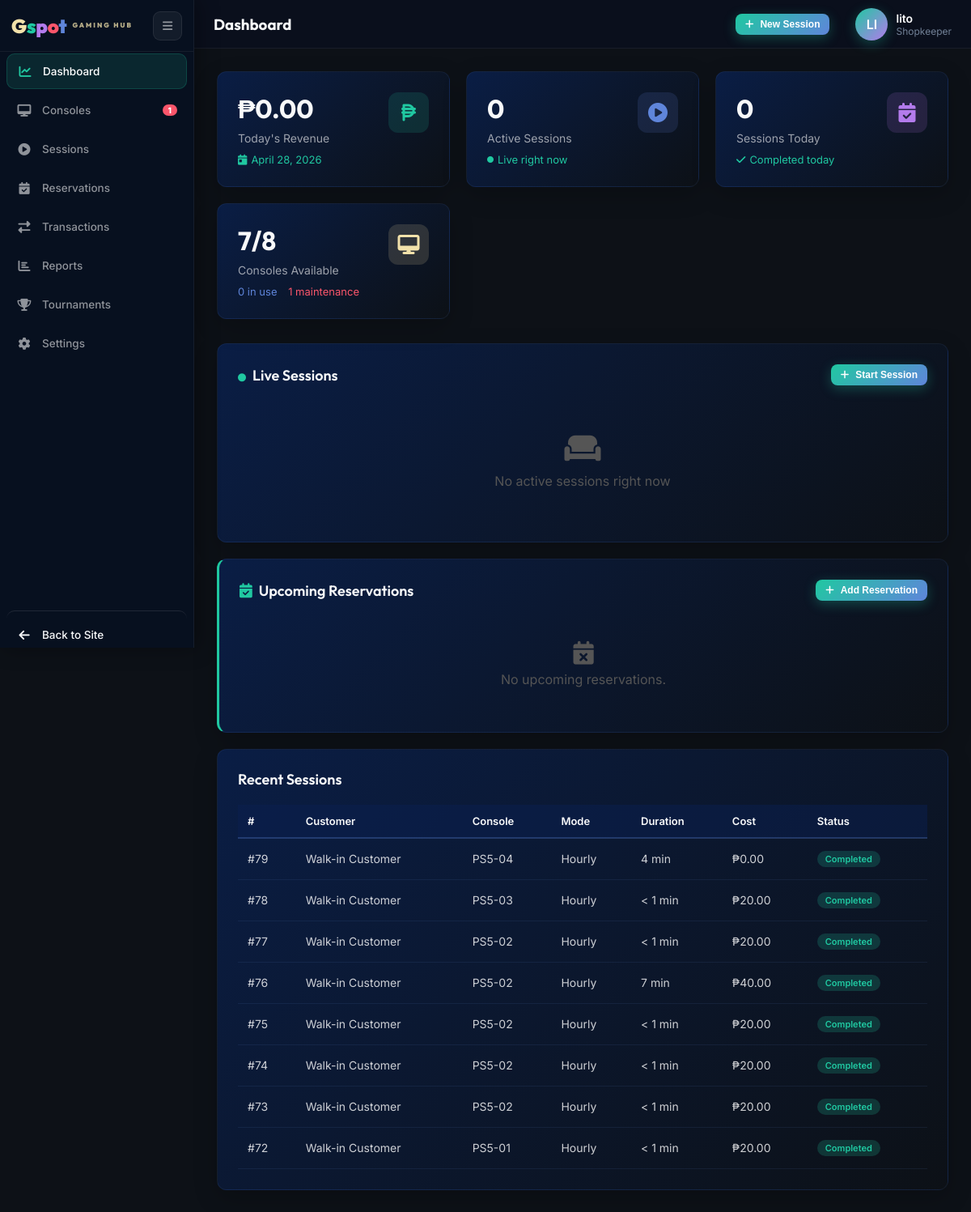
Before: /admin.php (signed in) with the older database file.
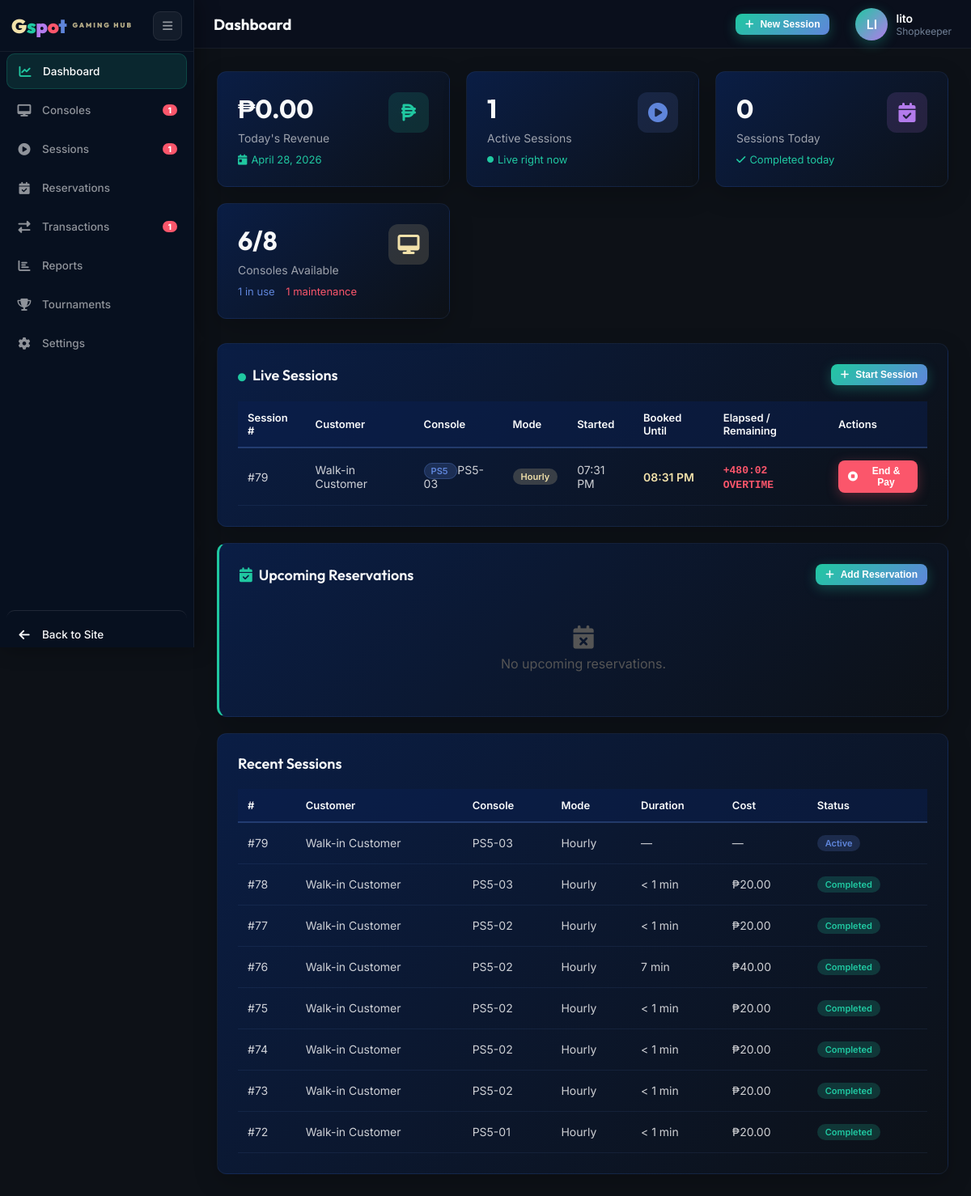
After: the same page with the newer database file.
### tables this page shows
CREATE TABLE `gaming_sessions` (
  `session_id` int(11) NOT NULL,
  `user_id` int(11) NOT NULL,
  `console_id` int(11) NOT NULL,
  `rental_mode` enum('hourly','open_time','unlimited') NOT NULL,
  `planned_minutes` int(11) DEFAULT NULL,
  `start_time` datetime NOT NULL DEFAULT current_timestamp(),
  `end_time` datetime DEFAULT NULL,
  `duration_minutes` int(11) DEFAULT NULL,
  `hourly_rate` decimal(10,2) NOT NULL DEFAULT 0.00,
  `total_cost` decimal(10,2) DEFAULT NULL,
  `status` enum('active','completed','cancelled') NOT NULL DEFAULT 'active',
  `payment_status` enum('paid','unpaid','partial') DEFAULT NULL,
  `created_by` int(11) NOT NULL,
  `created_at` datetime NOT NULL DEFAULT current_timestamp()
);

CREATE TABLE `users` (
  `user_id` int(11) NOT NULL,
  `email` varchar(100) NOT NULL,
  `password_hash` varchar(255) NOT NULL,
  `full_name` varchar(100) NOT NULL,
  `phone` varchar(20) DEFAULT NULL,
  `role` enum('customer','shopkeeper','owner','walkin') NOT NULL DEFAULT 'customer',
  `status` enum('active','inactive') NOT NULL DEFAULT 'active',
  `email_verified` tinyint(1) NOT NULL DEFAULT 0,
  `verification_token` varchar(64) DEFAULT NULL,
  `verification_expires` datetime DEFAULT NULL,
  `reset_token` varchar(64) DEFAULT NULL,
  `reset_expires` datetime DEFAULT NULL,
  `created_at` datetime NOT NULL DEFAULT current_timestamp(),
  `consecutive_cancellations` tinyint(3) UNSIGNED NOT NULL DEFAULT 0,
  `reservation_banned_until` datetime DEFAULT NULL
);

CREATE TABLE `consoles` (
  `console_id` int(11) NOT NULL,
  `console_name` varchar(50) NOT NULL,
  `console_type` enum('PS5','PS4','Xbox Series X') NOT NULL,
  `unit_number` varchar(10) NOT NULL,
  `status` enum('available','in_use','maintenance') NOT NULL DEFAULT 'available',
  `hourly_rate` decimal(10,2) NOT NULL DEFAULT 0.00,
  `created_at` datetime NOT NULL DEFAULT current_timestamp()
);

### includes/db_functions.php (called while the page is built, shortened)
<?php
require_once __DIR__ . '/db_config.php';
function getConsoles($status = null, $type = null) {
    global $conn;
    $sql = "SELECT * FROM consoles WHERE 1=1";
    $params = [];
    $types = "";
    if ($status) {
        $sql .= " AND status = ?";
        $params[] = $status;
        $types .= "s";
    }
    $sql .= " ORDER BY console_type, unit_number";
    $stmt = $conn->prepare($sql);
    if (!empty($params)) {
        $stmt->bind_param($types, ...$params);
    }
    $stmt->execute();
    return $stmt->get_result()->fetch_all(MYSQLI_ASSOC);
}
function getActiveSessions() {
    global $conn;
    $sql = "SELECT gs.*, u.full_name AS customer_name, c.console_name, c.console_type, c.unit_number,
                   COALESCE((SELECT SUM(t.amount) FROM transactions t WHERE t.session_id = gs.session_id AND t.amount > 0), 0) AS upfront_paid,
                   COALESCE((SELECT SUM(ABS(t.amount)) FROM transactions t WHERE t.session_id = gs.session_id AND t.amount < 0), 0) AS refunded_amount
            FROM gaming_sessions gs
            JOIN users u ON gs.user_id = u.user_id
            JOIN consoles c ON gs.console_id = c.console_id
            WHERE gs.status = 'active'
            ORDER BY gs.start_time DESC";
    $result = $conn->query($sql);
    return $result->fetch_all(MYSQLI_ASSOC);
}
?>

### admin.php (shortened to what the changed rows need)
<?php
require_once __DIR__ . '/includes/db_functions.php';
$activeSessions  = getActiveSessions();
$activeCount     = count($activeSessions);
$allConsoles = getConsoles();
$availableCount  = count(array_filter($allConsoles, fn($c) => $c['status'] === 'available'));
$inUseCount      = count(array_filter($allConsoles, fn($c) => $c['status'] === 'in_use'));
$maintenanceCount= count(array_filter($allConsoles, fn($c) => $c['status'] === 'maintenance'));
$stmt = $conn->prepare(
    "SELECT gs.*, u.full_name AS customer_name, c.console_name, c.unit_number, c.console_type,
            COALESCE((SELECT SUM(t.amount) FROM transactions t WHERE t.session_id = gs.session_id AND t.amount > 0), 0) AS upfront_paid,
            COALESCE((SELECT SUM(ABS(t.amount)) FROM transactions t WHERE t.session_id = gs.session_id AND t.amount < 0), 0) AS refunded_amount
     FROM gaming_sessions gs
     JOIN users u ON gs.user_id = u.user_id
     JOIN consoles c ON gs.console_id = c.console_id
     ORDER BY
         CASE WHEN gs.status = 'active' THEN 0 ELSE 1 END ASC,
         CASE
             WHEN gs.status = 'active' AND gs.planned_minutes IS NOT NULL
                 THEN DATE_ADD(gs.start_time, INTERVAL gs.planned_minutes MINUTE)
             WHEN gs.status = 'active'
                 THEN DATE_ADD(gs.start_time, INTERVAL 9999 MINUTE)
             ELSE NULL
         END ASC,
         gs.created_at DESC
     LIMIT 50"
);
$stmt->execute();
$recentSessions = $stmt->get_result()->fetch_all(MYSQLI_ASSOC);
$pendingSessions = [];
foreach ($recentSessions as $sess) {
    $paidSoFar      = (float)($sess['upfront_paid']    ?? 0);
    $refundedAmount = (float)($sess['refunded_amount'] ?? 0);
    if ($sess['status'] === 'active' && $paidSoFar > 0) {
        $sess['paid_so_far'] = $paidSoFar;
        $pendingSessions[] = $sess;
    } elseif ($sess['status'] === 'completed'
        && $sess['total_cost'] > 0
        && $refundedAmount == 0
        && $paidSoFar > 0
        && $paidSoFar < (float)$sess['total_cost']
    ) {
        $sess['paid_so_far'] = $paidSoFar;
        $pendingSessions[] = $sess;
    }
}
?>
<!DOCTYPE html>
<html lang="en">
<head>
    <link href="assets/fonts/inter/inter.css" rel="stylesheet">
    <link href="assets/fonts/outfit/outfit.css" rel="stylesheet">
    <link rel="stylesheet" href="assets/libs/fontawesome/css/all.min.css">
    <link rel="stylesheet" href="assets/css/style.css">
    <link rel="stylesheet" href="assets/css/admin.css?v=<?= time() ?>">
</head>
<body>
<div class="sidebar" id="sidebar">
    <?php $navBadge = 'style="background:#fb566b;color:#fff;font-size:10px;font-weight:800;padding:1px 7px;border-radius:10px;margin-left:auto;min-width:18px;text-align:center;"'; ?>
    <div class="nav-item" data-tooltip="Sessions" onclick="showPage('sessions', this)">
        <i class="fas fa-play-circle"></i><span>Sessions</span>
        <?php if ($activeCount > 0): ?>
        <span <?= $navBadge ?>><?= $activeCount ?></span>
        <?php endif; ?>
    </div>
    <div class="nav-item" data-tooltip="Transactions" onclick="showPage('transactions', this)">
        <i class="fas fa-exchange-alt"></i><span>Transactions</span>
        <?php if (count($pendingSessions) > 0): ?>
        <span <?= $navBadge ?>><?= count($pendingSessions) ?></span>
        <?php endif; ?>
    </div>
</div>
<div class="main-content">
<?php include __DIR__ . '/admin_sections/dashboard.php'; ?>
</div>
</body>
</html>

### admin_sections/dashboard.php (shortened to what the changed rows need)
<div class="page active" id="dashboard">
    <div class="stats-grid">
        <div class="stat-card">
            <div class="stat-card-header">
                <div>
                    <div class="stat-value"><?= $activeCount ?></div>
                    <div class="stat-label">Active Sessions</div>
                </div>
            </div>
        </div>
        <div class="stat-card">
            <div class="stat-card-header">
                <div>
                    <div class="stat-value"><?= $availableCount ?>/<?= count($allConsoles) ?></div>
                    <div class="stat-label">Consoles Available</div>
                </div>
            </div>
            <div class="stat-change up">
                <span style="color:#5f85da"><?= $inUseCount ?> in use</span> &nbsp;
                <span style="color:#fb566b"><?= $maintenanceCount ?> maintenance</span>
            </div>
        </div>
    </div>
    <div class="card">
        <div class="card-header">
            <h3 class="card-title"><i class="fas fa-circle" style="color:#20c8a1;font-size:10px;margin-right:8px"></i>Live Sessions</h3>
            <button class="btn btn-primary btn-sm" onclick="openModal('startSession')"><i class="fas fa-plus"></i> Start Session</button>
        </div>
        <?php if (empty($activeSessions)): ?>
            <div class="empty-state"><i class="fas fa-couch"></i>No active sessions right now</div>
        <?php else: ?>
        <table class="data-table">
            <thead><tr><th>Session #</th><th>Customer</th><th>Console</th><th>Mode</th><th>Started</th><th>Booked Until</th><th>Elapsed / Remaining</th><th>Actions</th></tr></thead>
            <tbody>
            <?php foreach ($activeSessions as $sess): ?>
            <tr>
                <td>#<?= $sess['session_id'] ?></td>
                <td><?= htmlspecialchars($sess['customer_name']) ?></td>
                <td>
                    <span class="console-type-badge <?= $sess['console_type'] === 'PS5' ? 'ps5' : ($sess['console_type'] === 'PS4' ? 'ps4' : 'xbox') ?>">
                        <?= $sess['console_type'] ?>
                    </span>
                    <?= htmlspecialchars($sess['unit_number']) ?>
                </td>
                <td><span class="badge pending"><?= match($sess['rental_mode']) { 'open_time' => 'Open Time', default => ucfirst($sess['rental_mode']) } ?></span></td>
                <td><?= date('h:i A', strtotime($sess['start_time'])) ?></td>
                <td>
                    <?php if ($sess['rental_mode'] === 'hourly' && $sess['planned_minutes']):
                        $bookedEndDt = new DateTime($sess['start_time'], new DateTimeZone('Asia/Manila'));
                        $bookedEndDt->modify('+' . $sess['planned_minutes'] . ' minutes');
                    ?>
                        <span style="color:#f1e1aa;font-weight:600"><?= $bookedEndDt->format('h:i A') ?></span>
                    <?php else: ?>—<?php endif; ?>
                </td>
                <td><span class="session-timer" data-start="<?= $sess['start_time'] ?>" data-planned="<?= $sess['planned_minutes'] ?? '' ?>">—</span></td>
                <td>
                    <button class="btn btn-danger btn-sm" onclick="openEndSessionModal(
                        <?= $sess['session_id'] ?>,
                        '<?= htmlspecialchars(addslashes($sess['customer_name'])) ?>',
                        '<?= htmlspecialchars(addslashes($sess['unit_number'])) ?>',
                        '<?= $sess['rental_mode'] ?>',
                        <?= strtotime($sess['start_time']) ?>,
                        <?= (int)($sess['planned_minutes'] ?? 0) ?>,
                        <?= (float)($sess['upfront_paid'] ?? 0) ?>)">
                        <i class="fas fa-stop-circle"></i> End &amp; Pay
                    </button>
                </td>
            </tr>
            <?php endforeach; ?>
            </tbody>
        </table>
        <?php endif; ?>
    </div>
    <div class="card">
        <table class="data-table">
            <thead><tr><th>#</th><th>Customer</th><th>Console</th><th>Mode</th><th>Duration</th><th>Cost</th><th>Status</th></tr></thead>
            <tbody>
            <?php foreach (array_slice($recentSessions, 0, 8) as $sess): ?>
            <tr>
                <td>#<?= $sess['session_id'] ?></td>
                <td><?= htmlspecialchars($sess['customer_name']) ?></td>
                <td><?= htmlspecialchars($sess['unit_number']) ?></td>
                <td><?= match($sess['rental_mode']) { 'open_time' => 'Open Time', default => ucfirst($sess['rental_mode']) } ?></td>
                <td><?= $sess['duration_minutes'] !== null ? ($sess['duration_minutes'] > 0 ? $sess['duration_minutes'].' min' : '< 1 min') : '—' ?></td>
                <td><?= $sess['total_cost'] ? '₱'.number_format($sess['total_cost'],2) : '—' ?></td>
                <td><span class="badge <?= $sess['status'] ?>"><?= ucfirst($sess['status']) ?></span></td>
            </tr>
            <?php endforeach; ?>
            </tbody>
        </table>
    </div>
</div>

Changed rows visible on the page:
now on one of the page's lists (row edited): gaming_sessions: session_id "79", user.full_name "Walk-in Customer", console.console_type "PS5", console.unit_number "PS5-03", rental_mode "Hourly", start_time "07:31 PM", $bookedEndDt->format('h:i A') "08:31 PM"
changed gaming_sessions id 79: console.unit_number "PS5-04" → "PS5-03"; status "Completed" → "Active"; duration_minutes "4" → (not shown); total_cost "0.00" → (not shown); duration_minutes "min" → "—"; total_cost "₱" → "—"
Other visible differences:
$activeCount: (not shown) → "1"
count($pendingSessions): (not shown) → "1"
$activeCount: "0" → "1"
$availableCount: "7" → "6"
$inUseCount: "0" → "1"
text no longer shown: "No active sessions right now"
text now shown: "Session # Customer Console Mode Started Booked Until Elapsed / Remaining Actions"
